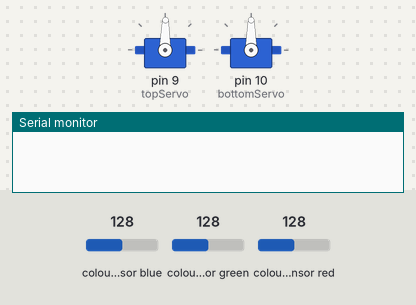
The sketch below on a simulated Arduino Uno, built with avr-gcc and run on an emulated ATmega328P. On the bench: 2 × servo, the last lines printed to the serial monitor. Wiring (inferred from the names in the program): TCS3200 colour sensor: output pin 6; S2 pin 4; S3 pin 5; S0 pin 2; S1 pin 3. The inputs (shaded band) are chosen by the test bench; at power-on: colour sensor blue 128, colour sensor green 128, colour sensor red 128.

Above: at 0.05 s.
At 0.95 s:
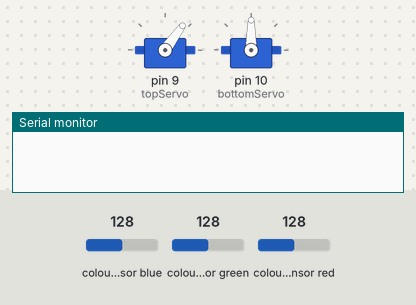
At 1.6 s:
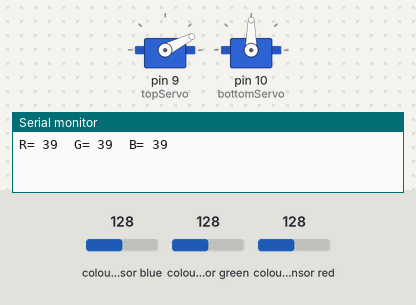
At 1.9 s:
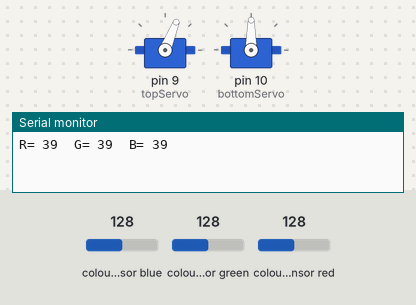
Timing chart, 0 to 4.4 s (numbered marks = the images above):
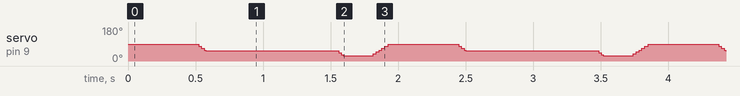

The sketch:

Color_Sorting.ino
```cpp
#include <Servo.h>
#define S0 2
#define S1 3
#define S2 4
#define S3 5
#define sensorOut 6
Servo topServo;
Servo bottomServo;
int frequency = 0;
int color = 0;
void setup() {
  pinMode(S0, OUTPUT);
  pinMode(S1, OUTPUT);
  pinMode(S2, OUTPUT);
  pinMode(S3, OUTPUT);
  pinMode(sensorOut, INPUT);
  digitalWrite(S0, LOW); //20% scalling
  digitalWrite(S1, HIGH);
  topServo.attach(9);
  bottomServo.attach(10);
  Serial.begin(9600);
}

void loop() {
  topServo.write(89); //set top servo at the first hole to catch the candy
  delay(500);

  for(int i = 89; i >= 54; i--) { //move top servo with the candy to the color sensor position
    topServo.write(i);
    delay(2);
  }
  delay(500);

  color = readColor(); //read the value from color sensor and put the bottom servo in the right path
  delay(10);
  switch (color) {
    case 1:
    bottomServo.write(15);
    break;
    case 2:
    bottomServo.write(60);
    break;
    case 3:
    bottomServo.write(110);
    break;

    case 0:
    break;
  }
  delay(300);

  for(int i = 54; i >= 27; i--) { //move top servo with candy from the color sensor position to the second hole position
    topServo.write(i);
    delay(2);
  }
  delay(200);

  for(int i = 27; i <= 89; i++) { //return top servo to the first position to catch another candy
    topServo.write(i);
    delay(2);
  }
  color=0;
}


int readColor() { //color sensor function to read the color

  // Setting red
  digitalWrite(S2, LOW);
  digitalWrite(S3, LOW);
  frequency = pulseIn(sensorOut, LOW);
  int R = frequency;
  Serial.print("R= ");
  Serial.print(frequency);
  Serial.print("  ");
  delay(50);

  // Setting Green
  digitalWrite(S2, HIGH);
  digitalWrite(S3, HIGH);
  frequency = pulseIn(sensorOut, LOW);
  int G = frequency;
  Serial.print("G= ");
  Serial.print(frequency);
  Serial.print("  ");
  delay(50);

  // Setting Blue
  digitalWrite(S2, LOW);
  digitalWrite(S3, HIGH);
  frequency = pulseIn(sensorOut, LOW);
  int B = frequency;
  Serial.print("B= ");
  Serial.print(frequency);
  Serial.println("  ");
  delay(50);

  if(R<95 & R>85 & G>110 & G<130 & B>89 & B<106){
    color = 1; // Red
  }
  if(G<70 & G>55 & R<75 & R>65 &B<65 & B>54){
    color = 2; // Green
  }
  if (B<80 &B>70 & G>99 & G<110 & R>100 & R<120){
    color = 3; // Blue
  }
  return color;
}
```

Measured:
- by itself, servo on pin 9 (topServo): repeats every 1.9 s: 78° 0.02 s, 68° 0.02 s, 58° 0.01 s, 54° 0.96 s, 53° 0.02 s, 43° 0.02 s, 33° 0.01 s, 27° 0.20 s, 28° 0.02 s, 38° 0.02 s, 48° 0.02 s, 58° 0.02 s, 68° 0.02 s, 78° 0.02 s, 89° 0.50 s, 88° 0.02 s
